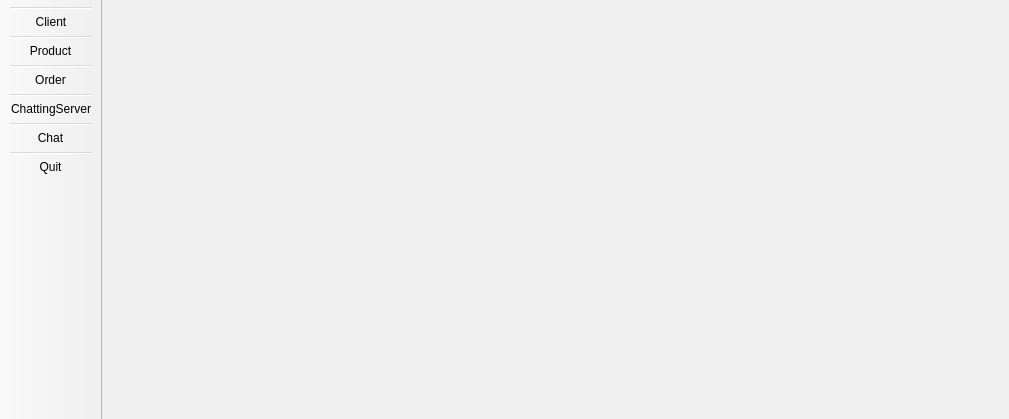
<?xml version="1.0" encoding="UTF-8"?>
<ui version="4.0">
 <class>MainWindow</class>
 <widget class="QMainWindow" name="MainWindow">
  <property name="geometry">
   <rect>
    <x>0</x>
    <y>0</y>
    <width>1009</width>
    <height>419</height>
   </rect>
  </property>
  <property name="windowTitle">
   <string>MainWindow</string>
  </property>
  <widget class="QWidget" name="centralwidget">
   <layout class="QHBoxLayout" name="horizontalLayout">
    <property name="leftMargin">
     <number>0</number>
    </property>
    <property name="topMargin">
     <number>0</number>
    </property>
    <property name="rightMargin">
     <number>0</number>
    </property>
    <property name="bottomMargin">
     <number>0</number>
    </property>
    <item>
     <widget class="QStackedWidget" name="stackedWidget">
      <widget class="QWidget" name="page_5"/>
      <widget class="QWidget" name="page_6"/>
     </widget>
    </item>
   </layout>
  </widget>
  <widget class="QToolBar" name="toolBar">
   <property name="windowTitle">
    <string>toolBar</string>
   </property>
   <property name="movable">
    <bool>false</bool>
   </property>
   <attribute name="toolBarArea">
    <enum>LeftToolBarArea</enum>
   </attribute>
   <attribute name="toolBarBreak">
    <bool>false</bool>
   </attribute>
   <addaction name="separator"/>
   <addaction name="actionClient"/>
   <addaction name="separator"/>
   <addaction name="actionproduct"/>
   <addaction name="separator"/>
   <addaction name="actionOrder"/>
   <addaction name="separator"/>
   <addaction name="actionServer"/>
   <addaction name="separator"/>
   <addaction name="actionChat"/>
   <addaction name="separator"/>
   <addaction name="actionQuit"/>
  </widget>
  <action name="actionQuit">
   <property name="text">
    <string>Quit</string>
   </property>
  </action>
  <action name="actionClient">
   <property name="text">
    <string>Client</string>
   </property>
   <property name="shortcut">
    <string>Ctrl+1</string>
   </property>
  </action>
  <action name="actionproduct">
   <property name="text">
    <string>Product</string>
   </property>
   <property name="shortcut">
    <string>Ctrl+2</string>
   </property>
  </action>
  <action name="actionOrder">
   <property name="text">
    <string>Order</string>
   </property>
   <property name="shortcut">
    <string>Ctrl+3</string>
   </property>
  </action>
  <action name="actionChat">
   <property name="text">
    <string>Chat</string>
   </property>
  </action>
  <action name="actionServer">
   <property name="text">
    <string>ChattingServer</string>
   </property>
   <property name="shortcut">
    <string>Ctrl+4</string>
   </property>
  </action>
 </widget>
 <resources/>
 <connections>
  <connection>
   <sender>actionQuit</sender>
   <signal>triggered()</signal>
   <receiver>MainWindow</receiver>
   <slot>close()</slot>
   <hints>
    <hint type="sourcelabel">
     <x>-1</x>
     <y>-1</y>
    </hint>
    <hint type="destinationlabel">
     <x>399</x>
     <y>299</y>
    </hint>
   </hints>
  </connection>
 </connections>
</ui>
